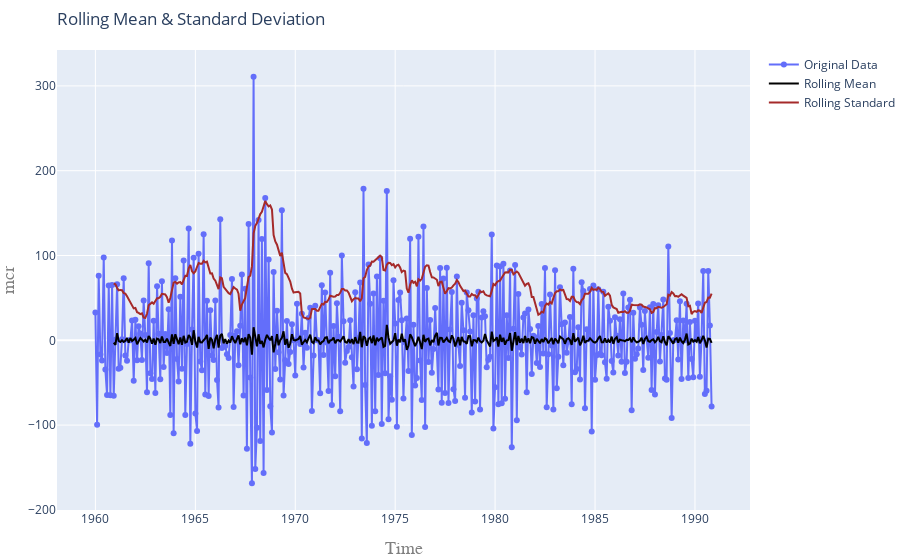

The notebook cell this image was saved under:
### Markdown cell above
**Plotting the rolling mean and rolling std for the real marginal cost of the Train data. We see a very unstable rolling mean, which suggests a need to make this data stationary.**

### Code cell
TestStationaryPlot(Train["First_Diff"].dropna(inplace=False))
adf_test(Train["First_Diff"].dropna())

### Figure 1 — Plotly figure (JSON) as saved in the notebook; plotly's stock layout.template omitted (floating-point values rounded to 4 significant figures; data arrays with more than 128 entries replaced by an {"elided": "..."} marker saying what was removed)
{"data": [{"mode": "lines+markers", "name": "Original Data", "type": "scatter", "x": {"elided": "492 str values"}, "y": {"elided": "371 float values"}}, {"line": {"color": "black", "width": 2}, "mode": "lines", "name": "Rolling Mean", "type": "scatter", "x": {"elided": "492 str values"}, "y": {"elided": "371 float values"}}, {"line": {"color": "brown", "width": 2}, "mode": "lines", "name": "Rolling Standard", "type": "scatter", "x": {"elided": "492 str values"}, "y": {"elided": "371 float values"}}], "layout": {"margin": {"b": 50, "l": 10, "r": 0, "t": 50}, "title": {"text": "Rolling Mean & Standard Deviation", "x": 0, "xref": "paper"}, "xaxis": {"title": {"font": {"color": "#7f7f7f", "family": "Courier New, monospace", "size": 18}, "text": "Time"}}, "yaxis": {"title": {"font": {"color": "#7f7f7f", "family": "Courier New, monospace", "size": 18}, "text": "mcr"}}}}
